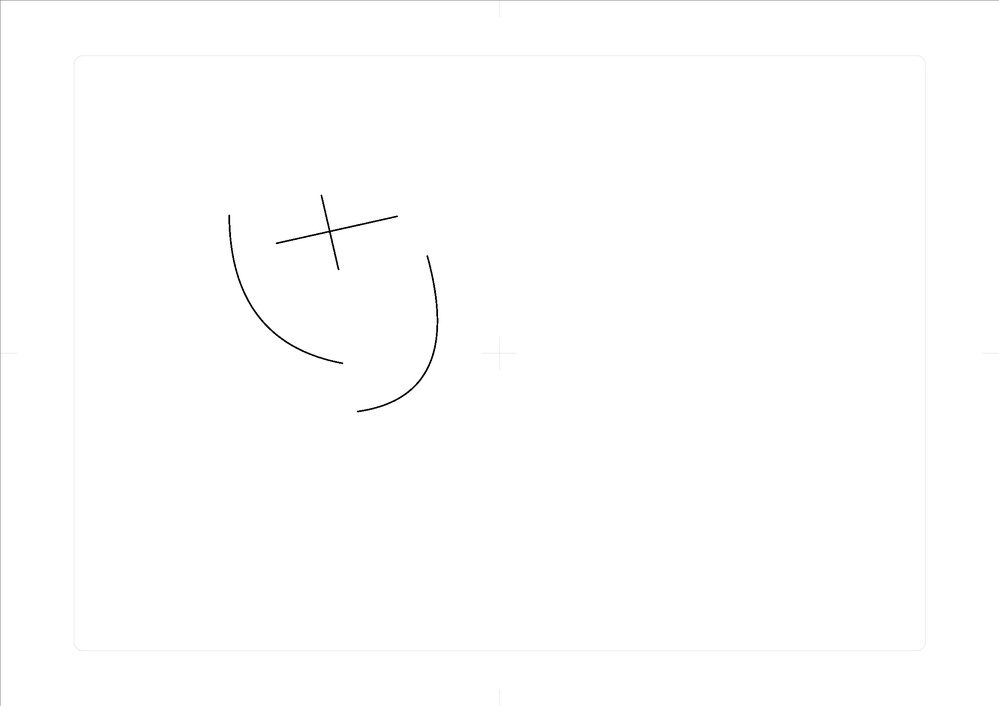
#> input picture storage/ts1.jpg, 999 x 706 px, shrunk from 2340 x 1654 before the run
$ python -i image_processor.py   (imports and definitions only)
#> lines starting #> are read from the running program, lines starting #| are printed output that depends on the picture; after the words box and inside, x2 and y2 are one past the last pixel; in counts of white or black regions, pixels touching at a corner belong together
#> further down, picture is the input picture: shape (706, 999, 3); min 0, max 255, mean 254.4
import cv2
import numpy as np
from skimage.morphology import skeletonize as sk_skeletonize
from skimage.morphology import thin
from skimage.graph import route_through_array
from skimage import img_as_float, img_as_ubyte
from scipy.spatial.distance import cdist
from scipy.spatial import cKDTree
from scipy.sparse.csgraph import connected_components
from scipy.sparse import csr_matrix

class ImageProcessor:
    def __init__(self):
        self.cache = {}  # 添加缓存机制

    # [12 lines left out: function load_image, not called in this run]

    def preprocess(self, image, threshold=127, noise_kernel_size=3):
        """优化预处理性能"""
#> called with threshold = 127, noise_kernel_size = 3
        cache_key = (id(image), threshold, noise_kernel_size)
#> cache_key = (140684043518672, 127, 3)
        if cache_key in self.cache:
            return self.cache[cache_key]

        result = self._do_preprocess(image, threshold, noise_kernel_size)
        self.cache[cache_key] = result
        return result

    def _do_preprocess(self, image, threshold, noise_kernel_size):
        """实际的预处理逻辑"""
#> called with threshold = 127, noise_kernel_size = 3
        try:
            # 转换为灰度图
            gray = cv2.cvtColor(image, cv2.COLOR_RGB2GRAY)

            # 使用全局阈值进行二值化
            _, binary = cv2.threshold(gray, threshold, 255, cv2.THRESH_BINARY_INV)
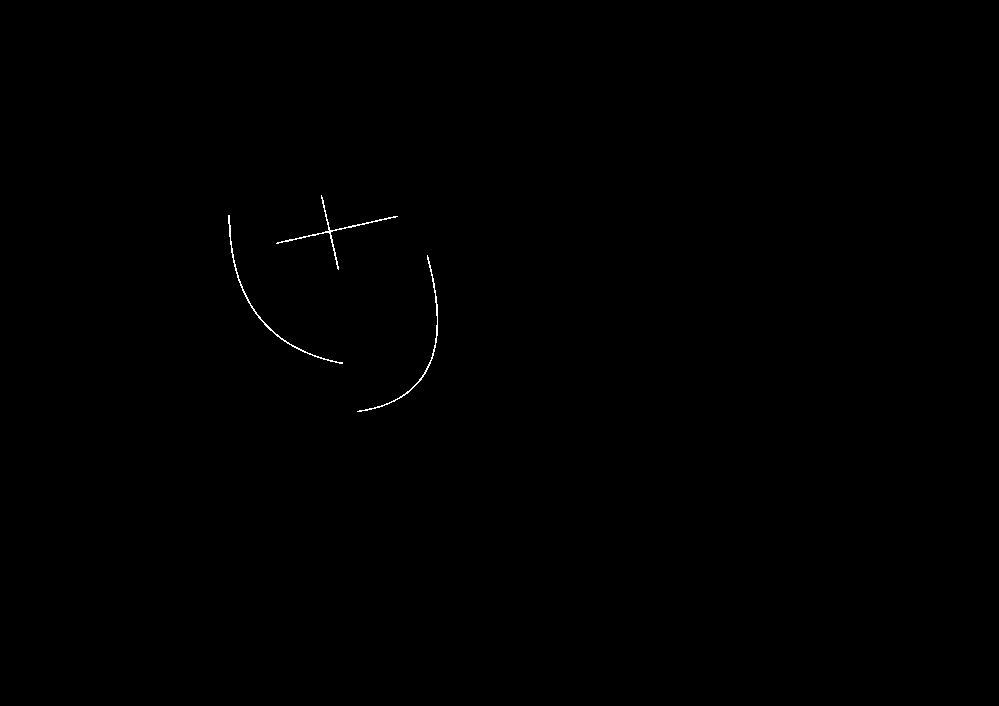
#> binary: shape (706, 999); 0.14% white in thin lines or dots, all inside (x1, y1, x2, y2) = (228, 195, 438, 412)

            # 进行形态学操作去除噪点
            kernel = np.ones((noise_kernel_size, noise_kernel_size), np.uint8)
            cleaned = cv2.morphologyEx(binary, cv2.MORPH_OPEN, kernel)
#> cleaned: shape (706, 999); every value is 0

            # 转回RGB格式以便显示
            return cv2.cvtColor(cleaned, cv2.COLOR_GRAY2RGB)
#> returned value: shape (706, 999, 3); every value is 0

        except Exception as e:
            print(f"预处理图像时出错: {str(e)}")
            return image

    # [550 lines left out: functions zhang_suen_thinning, skeletonize, extract_paths, _merge_close_points, _optimize_paths, _can_connect_paths and 10 more, not called in this run]

>>> import cv2
>>> picture = cv2.imread('storage/ts1.jpg')
>>> result = ImageProcessor().preprocess(picture)

$ run again, on storage/ts2.jpg
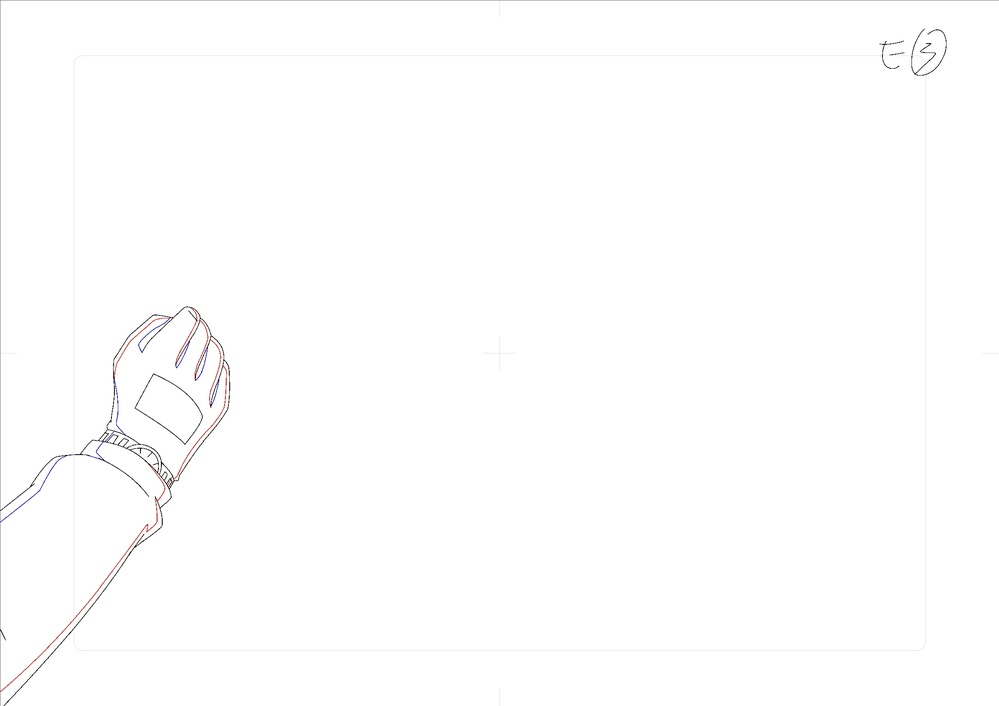
#> input picture storage/ts2.jpg, 999 x 706 px, shrunk from 2340 x 1654 before the run
#> picture is the input picture: shape (706, 999, 3); mean B, G, R 254, 253.9, 254
#> cache_key = (140684043516304, 127, 3)
#> in _do_preprocess, `_, binary = cv2.threshold(gray, threshold, 255, cv2.THRESH_BINARY_INV)`:
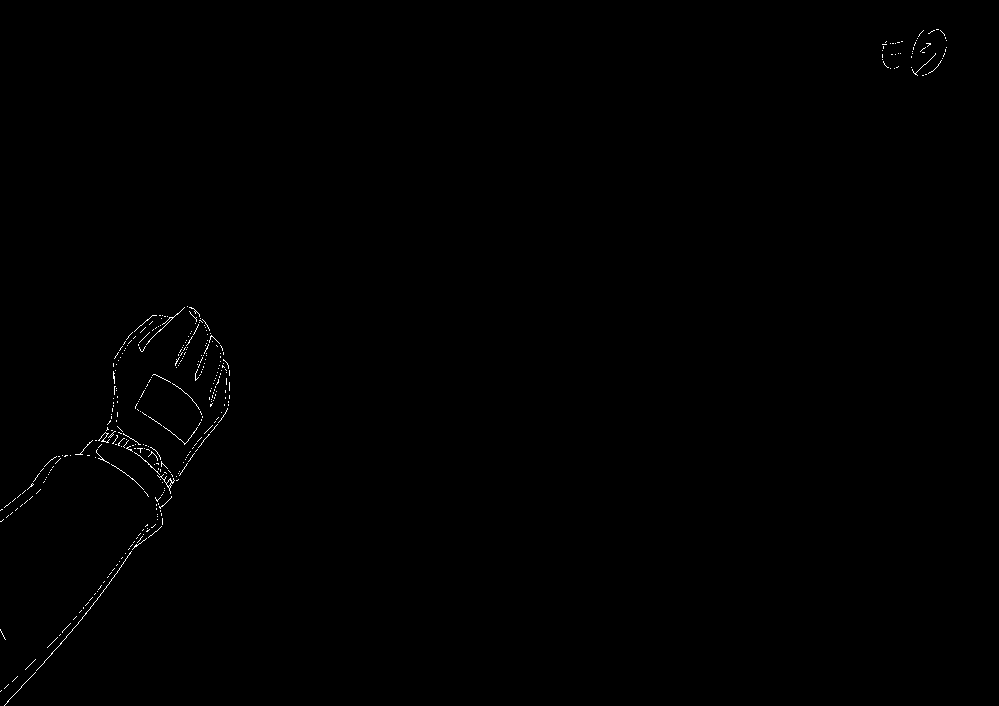
#> binary: shape (706, 999); 0.26% white in thin lines or dots
#> cleaned: shape (706, 999); every value is 0
